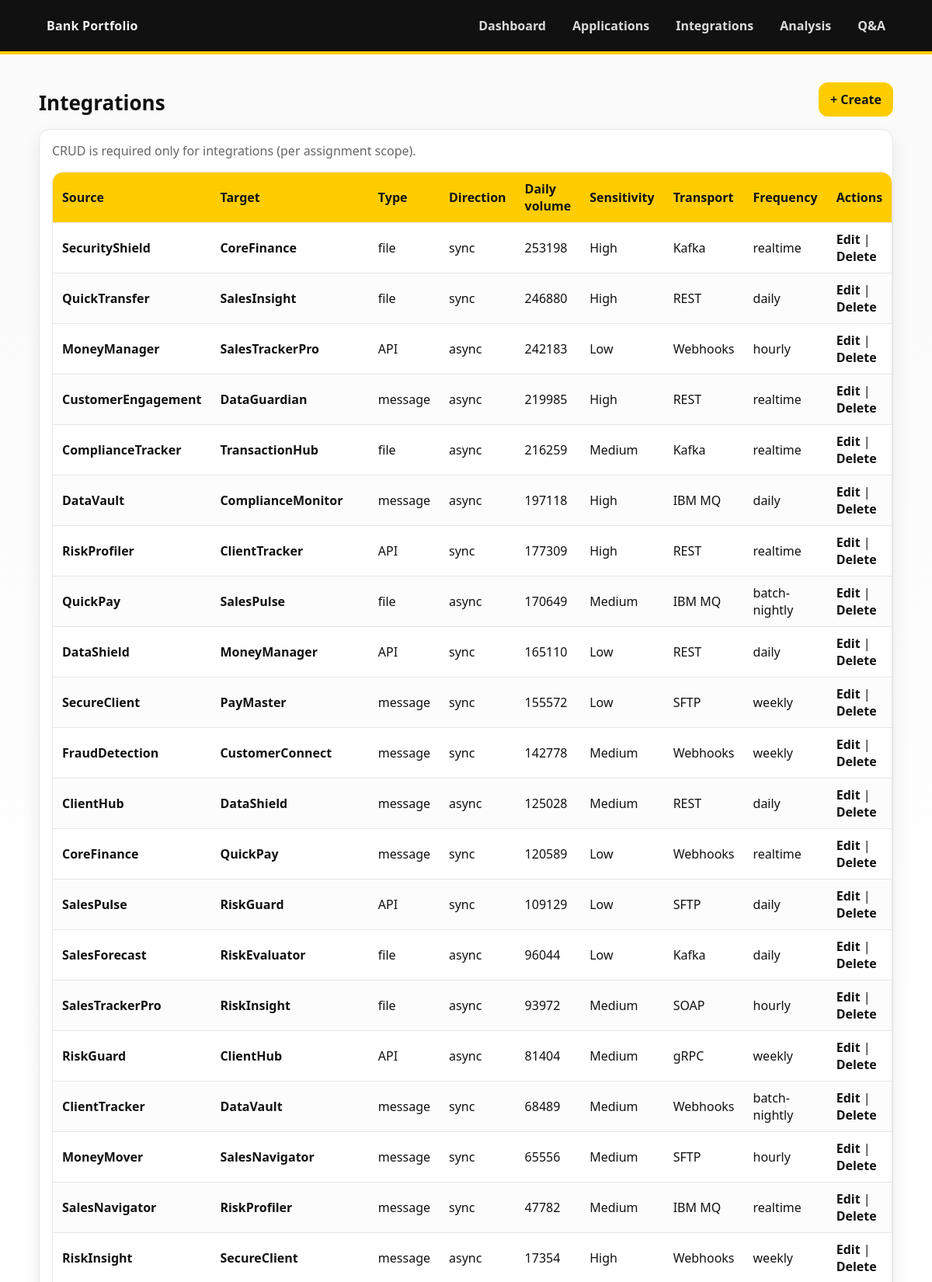
Screenshot of /integrations/ (upper part) with the database file from the repository.
### applications/models.py (models this page shows, shortened)
class Integration(models.Model):
    source_app = models.ForeignKey(
        Application,
        on_delete=models.CASCADE,
        related_name="outbound_integrations"
    )
    target_app = models.ForeignKey(
        Application,
        on_delete=models.CASCADE,
        related_name="inbound_integrations"
    )
    integration_type = models.CharField(max_length=50)  # API / file / message
    direction = models.CharField(max_length=50)  # sync / async (charakter)
    daily_volume = models.IntegerField(default=0)
    data_sensitivity = models.CharField(max_length=50, blank=True)  # Low/Medium/High
    transport = models.CharField(max_length=80, blank=True)  # REST, SOAP, SFTP, Kafka, MQ...
    frequency = models.CharField(max_length=80, blank=True)  # realtime/batch/hourly/daily...
    interface_name = models.CharField(max_length=120, blank=True)  # např. "Payments API v2"

class Application(models.Model):
    name = models.CharField(max_length=200)
    domain = models.CharField(max_length=100)
    criticality = models.CharField(max_length=50)
    lifecycle = models.CharField(max_length=50)
    environment = models.CharField(max_length=50)
    region = models.CharField(max_length=100)
    hosting = models.CharField(max_length=50)
    business_owner = models.CharField(max_length=120, blank=True)
    it_owner = models.CharField(max_length=120, blank=True)
    vendor = models.CharField(max_length=100)  # necháme string (rychlé, neriskuje migrace)
    tech_stack = models.TextField()
    runtime = models.CharField(max_length=100)
    database_technology = models.CharField(max_length=120, blank=True)  # NEW: DB tech
    vendor_products = models.TextField(blank=True)  # NEW: "Oracle Exadata, SAP PI, ..."
    data_sensitivity = models.CharField(max_length=50)
    tech_debt_score = models.IntegerField(default=0)
    capabilities = models.ManyToManyField(Capability, blank=True, related_name="applications")

### applications/views/integrations.py (the view)
# urls.py: path("integrations/", integration_list, name="integration_list"),
def integration_list(request):
    integrations = (
        Integration.objects.select_related("source_app", "target_app")
        .order_by("-daily_volume")
    )
    apps = Application.objects.all().order_by("name")
    return render(request, "applications/integration_list.html", {
        "integrations": integrations,
        "apps": apps,
    })

### applications/templates/applications/integration_list.html (shortened to what this page needs)
{% extends "base.html" %}
{% block content %}
  <div class="page-title">
    <h1>Integrations</h1>
    <a class="btn btn-primary" href="{% url 'integration_create' %}">+ Create</a>
  </div>
  <div class="card">
    <p class="muted" style="margin-top:0;">CRUD is required only for integrations (per assignment scope).</p>
    <table>
      <thead>
        <tr>
          <th>Source</th>
          <th>Target</th>
          <th>Type</th>
          <th>Direction</th>
          <th>Daily volume</th>
          <th>Sensitivity</th>
          <th>Transport</th>
          <th>Frequency</th>
          <th>Actions</th>
        </tr>
      </thead>
      <tbody>
        {% for i in integrations %}
          <tr>
            <td><a href="{% url 'app_detail' i.source_app.id %}">{{ i.source_app.name }}</a></td>
            <td><a href="{% url 'app_detail' i.target_app.id %}">{{ i.target_app.name }}</a></td>
            <td>{{ i.integration_type }}</td>
            <td>{{ i.direction }}</td>
            <td>{{ i.daily_volume }}</td>
            <td>{{ i.data_sensitivity }}</td>
            <td>{{ i.transport }}</td>
            <td>{{ i.frequency }}</td>
            <td>
              <a href="{% url 'integration_edit' i.id %}">Edit</a> |
              <a href="{% url 'integration_delete' i.id %}">Delete</a>
            </td>
          </tr>
        {% empty %}
          <tr><td colspan="9" class="muted">No integrations.</td></tr>
        {% endfor %}
      </tbody>
    </table>
  </div>
{% endblock %}

### static/css/raiff.css (style rules this page uses)
:root { --rb-yellow: #ffcc00; --rb-black: #111111; --rb-gray-50: #fafafa; --rb-gray-100:#f2f2f2; --rb-gray-200:#e6e6e6; --rb-gray-600:#666; --rb-shadow: 0 10px 25px rgba(0,0,0,.08); --rb-radius: 14px; --text: #111; --muted: #444; --bg: #ffffff; }
* { box-sizing:border-box; }
body { margin:0; font-family: ui-sans-serif, system-ui, -apple-system, Segoe UI, Roboto, Arial, "Apple Color Emoji","Segoe UI Emoji"; color: var(--text); background: linear-gradient(180deg, var(--rb-gray-50), #fff 40%); }
.card { background: var(--bg); border: 1px solid var(--rb-gray-200); border-radius: var(--rb-radius); box-shadow: var(--rb-shadow); padding: 16px; }
.page-title { display:flex; align-items:flex-end; justify-content:space-between; gap: 12px; margin: 10px 0 16px; }
.page-title h1 { margin:0; font-size: 26px; }
.btn { display:inline-flex; align-items:center; justify-content:center; gap: 8px; border: 1px solid transparent; border-radius: 12px; padding: 10px 14px; font-weight: 800; cursor:pointer; text-decoration:none; }
.btn-primary { background: var(--rb-yellow); color: var(--rb-black); }
table { width:100%; border-collapse: separate; border-spacing: 0; overflow:hidden; border-radius: var(--rb-radius); border: 1px solid var(--rb-gray-200); }
th, td { padding: 10px 12px; border-bottom: 1px solid var(--rb-gray-200); text-align:left; }
th { background: var(--rb-yellow); color: var(--rb-black); font-weight: 800; }
tr:nth-child(even) td { background: #fcfcfc; }
.muted { color: var(--rb-gray-600); }
table a { color: var(--rb-black); font-weight: 700; text-decoration: none; }

### rows the page displays
Integration: source_app.name "SecurityShield", target_app.name "CoreFinance", integration_type "file", direction "sync", daily_volume "253198", data_sensitivity "High", transport "Kafka", frequency "realtime"
Integration: source_app.name "QuickTransfer", target_app.name "SalesInsight", integration_type "file", direction "sync", daily_volume "246880", data_sensitivity "High", transport "REST", frequency "daily"
Integration: source_app.name "MoneyManager", target_app.name "SalesTrackerPro", integration_type "API", direction "async", daily_volume "242183", data_sensitivity "Low", transport "Webhooks", frequency "hourly"
Integration: source_app.name "CustomerEngagement", target_app.name "DataGuardian", integration_type "message", direction "async", daily_volume "219985", data_sensitivity "High", transport "REST", frequency "realtime"
Integration: source_app.name "ComplianceTracker", target_app.name "TransactionHub", integration_type "file", direction "async", daily_volume "216259", data_sensitivity "Medium", transport "Kafka", frequency "realtime"
Integration: source_app.name "DataVault", target_app.name "ComplianceMonitor", integration_type "message", direction "async", daily_volume "197118", data_sensitivity "High", transport "IBM MQ", frequency "daily"
Integration: source_app.name "RiskProfiler", target_app.name "ClientTracker", integration_type "API", direction "sync", daily_volume "177309", data_sensitivity "High", transport "REST", frequency "realtime"
Integration: source_app.name "QuickPay", target_app.name "SalesPulse", integration_type "file", direction "async", daily_volume "170649", data_sensitivity "Medium", transport "IBM MQ", frequency "batch-nightly"
Integration: source_app.name "DataShield", target_app.name "MoneyManager", integration_type "API", direction "sync", daily_volume "165110", data_sensitivity "Low", transport "REST", frequency "daily"
Integration: source_app.name "SecureClient", target_app.name "PayMaster", integration_type "message", direction "sync", daily_volume "155572", data_sensitivity "Low", transport "SFTP", frequency "weekly"
Integration: source_app.name "FraudDetection", target_app.name "CustomerConnect", integration_type "message", direction "sync", daily_volume "142778", data_sensitivity "Medium", transport "Webhooks", frequency "weekly"
Integration: source_app.name "ClientHub", target_app.name "DataShield", integration_type "message", direction "async", daily_volume "125028", data_sensitivity "Medium", transport "REST", frequency "daily"
Integration: source_app.name "CoreFinance", target_app.name "QuickPay", integration_type "message", direction "sync", daily_volume "120589", data_sensitivity "Low", transport "Webhooks", frequency "realtime"
Integration: source_app.name "SalesPulse", target_app.name "RiskGuard", integration_type "API", direction "sync", daily_volume "109129", data_sensitivity "Low", transport "SFTP", frequency "daily"
Integration: source_app.name "SalesForecast", target_app.name "RiskEvaluator", integration_type "file", direction "async", daily_volume "96044", data_sensitivity "Low", transport "Kafka", frequency "daily"
Integration: source_app.name "SalesTrackerPro", target_app.name "RiskInsight", integration_type "file", direction "async", daily_volume "93972", data_sensitivity "Medium", transport "SOAP", frequency "hourly"
Integration: source_app.name "RiskGuard", target_app.name "ClientHub", integration_type "API", direction "async", daily_volume "81404", data_sensitivity "Medium", transport "gRPC", frequency "weekly"
Integration: source_app.name "ClientTracker", target_app.name "DataVault", integration_type "message", direction "sync", daily_volume "68489", data_sensitivity "Medium", transport "Webhooks", frequency "batch-nightly"
Integration: source_app.name "MoneyMover", target_app.name "SalesNavigator", integration_type "message", direction "sync", daily_volume "65556", data_sensitivity "Medium", transport "SFTP", frequency "hourly"
Integration: source_app.name "SalesNavigator", target_app.name "RiskProfiler", integration_type "message", direction "sync", daily_volume "47782", data_sensitivity "Medium", transport "IBM MQ", frequency "realtime"
Integration: source_app.name "RiskInsight", target_app.name "SecureClient", integration_type "message", direction "async", daily_volume "17354", data_sensitivity "High", transport "Webhooks", frequency "weekly"
